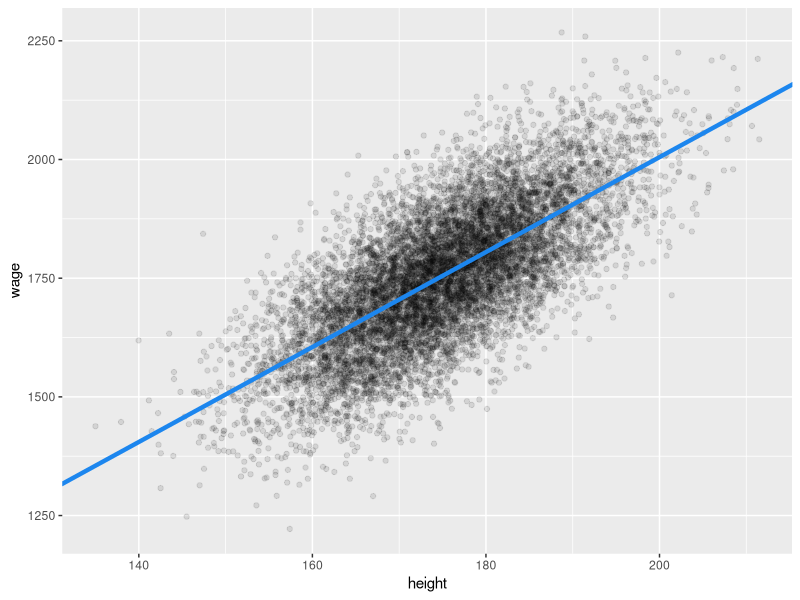
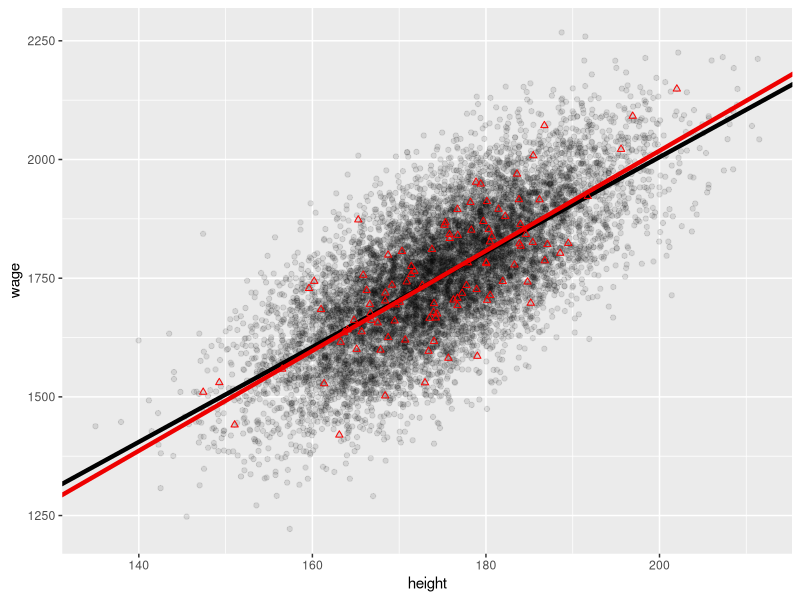
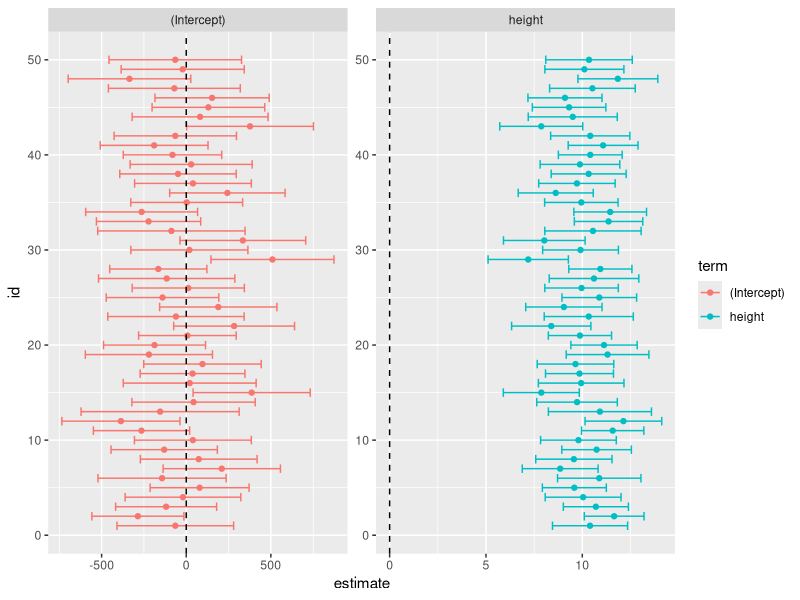
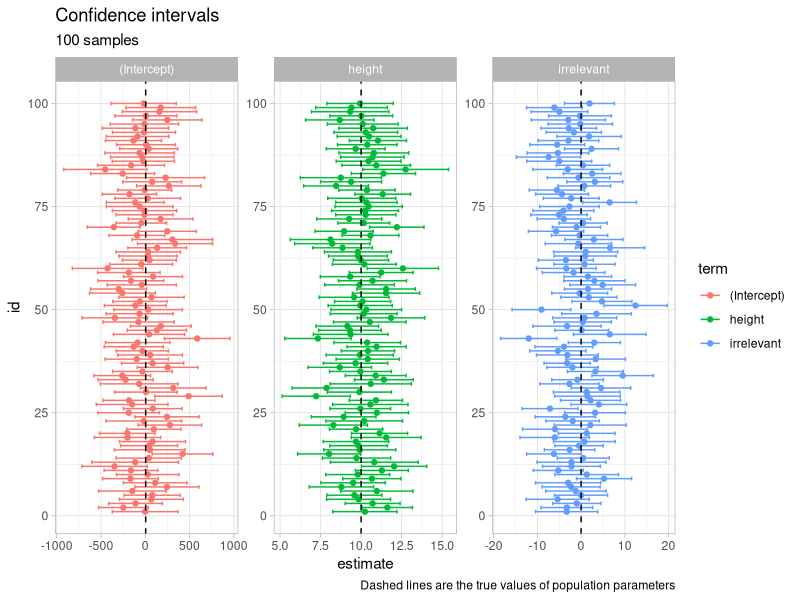
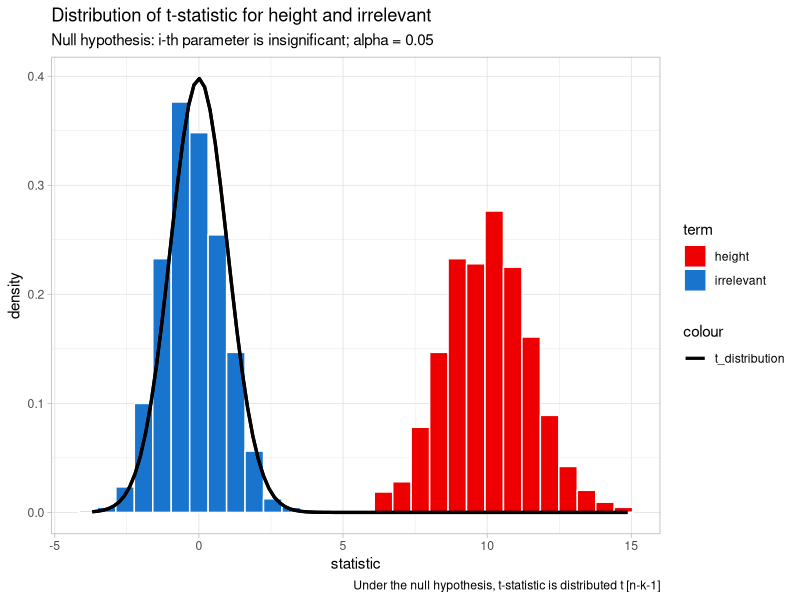

Source code (R) for these figures, in order: (Note: this script raises an error after producing the figures.)
library(dplyr)
library(ggplot2)
library(purrr)
library(tidyr)
library(gganimate)

# Create the population data ----------------------------------------------
N <- 10^4 # N = population size.
pop <- data.frame(
  height = rnorm(N, 175, 10),
  u = rnorm(N, 0, 100)
) %>%
  mutate(wage = 5 + 10 * height + u) %>%
  mutate(irrelevant = rnorm(N, 10, 3))

ggplot(aes(y = wage, x = height), data = pop) +
  geom_point(alpha = 0.1) +
  geom_abline(intercept = 5, slope = 10, colour = "dodgerblue2", lwd = 1.5)

# Initialize
n <- 1e2 # n = sample size.
R <- 1e3 # R = number of replications.
beta.0 <- rep(NA, R) # Vector of beta 0 estimates.
beta.1 <- rep(NA, R) # Vector of beta 1 estimates.
results <- data.frame(beta.0, beta.1)

# one sample
sample1 <-
  pop %>%
  slice_sample(n = 100, replace = TRUE) # Choose 100 observations at random
model1 <- lm(wage ~ height, data = sample1)
summary(model1)

ggplot(aes(y = wage, x = height), data = pop) +
  geom_point(lwd = 0.5, alpha = 0.1) +
  geom_abline(intercept = 5, slope = 10, lwd = 1.5) +
  geom_point(aes(y = wage, x = height), data = sample1, colour = "red", shape = 2, lwd = 2) +
  geom_abline(intercept = coef(model1)[1], slope = coef(model1)[2], colour = "red2", lwd = 1.5)

# confidence intervals
confint(model1) # 95% CI
confint(model1, level = 0.99) # 99% CI

# manually
data.frame(
  LB = summary(model1)$coefficients[, 1] - qt(0.975, summary(model1)$df[2]) * summary(model1)$coefficients[, 2],
  UB = summary(model1)$coefficients[, 1] + qt(0.975, summary(model1)$df[2]) * summary(model1)$coefficients[, 2]
)

# approx.
qt(0.975, summary(model1)$df[2])
data.frame(
  LB = summary(model1)$coefficients[, 1] - 2 * summary(model1)$coefficients[, 2],
  UB = summary(model1)$coefficients[, 1] + 2 * summary(model1)$coefficients[, 2]
)

for (r in 1:R) { # For each replication in i = 1 to R:
  OLS <- lm(
    wage ~ height,
    data = pop,
    subset = sample(N, n, replace = TRUE)
  )
  results$beta.0[r] <- OLS$coef[1] # Save the estimated parameters.
  results$beta.1[r] <- OLS$coef[2]
  results$LB[r] <- results$beta.1[r] - qt(0.975, n - 2) * summary(OLS)$coefficients[2, 2]
  results$UB[r] <- results$beta.1[r] + qt(0.975, n - 2) * summary(OLS)$coefficients[2, 2]
}

# for 95% samples, the true parameter beta1 = 10 lies within the 95% confidence interval
sum((results$LB < 10) & (results$UB > 10)) / R * 100

# Resampling for vizualization --------------------------------------------
# using purrr package...

num_samples <- R


# Create nested tibble with R samples -------------------------------------

samples <- tibble(
  id = 1:num_samples,
  data = map(
    1:num_samples,
    ~ pop %>% sample_n(n, replace = TRUE)
  )
)
samples # now we have 1000 different samples saved in one tibble

# Save data and coefficients for wage ~ height ----------------------------
coef_data_1 <- samples %>%
  mutate(
    models = map(data, ~ lm(wage ~ height, data = .)),
    coefficients = map(models, broom::tidy)
  ) %>%
  select(id, data, coefficients) %>%
  unnest(coefficients)

# to see the result of a single regression just `filter()` by id

coef_data_1 %>%
  filter(id == 10)


# add 95% confidence interval:

coef_data_1 %>%
  head(100) %>%
  mutate(lower = estimate - qt(0.975, n - 2) * std.error) %>%
  mutate(upper = estimate + qt(0.975, n - 2) * std.error) %>%
  ggplot(aes(x = estimate, y = id, color = term)) +
  geom_point(aes(x = estimate, color = term)) +
  geom_errorbar(aes(xmin = lower, xmax = upper)) +
  geom_vline(xintercept = 0, linetype = "dashed") +
  facet_wrap(~term, scales = "free")

# %>%
#   mutate(coefficients = map(coefficients, ~ .x %>%
#                               select(term, estimate) %>%
#                               pivot_wider(names_from = "term", values_from = "estimate")))


# Save data with coefficients with irrelevant regressor -------------------
#
# create new object from a new model with irrelevant regressor
#
coef_data_model2 <- samples %>%
  mutate(
    models = map(data, ~ lm(wage ~ height + irrelevant, data = .)),
    coefficients = map(models, broom::tidy)
  ) %>%
  select(id, data, coefficients) %>%
  unnest(coefficients)

coef_data_model2

n_viz <- 300
k <- 3 # number of terms including constant term

gg_ci <- coef_data_model2 %>%
  head(n_viz) %>%
  mutate(lower = estimate - qt(0.975, n - 2) * std.error) %>%
  mutate(upper = estimate + qt(0.975, n - 2) * std.error) %>%
  mutate(true_value = case_when(
    term == "(Intercept)" ~ 5,
    term == "height" ~ 10,
    term == "irrelevant" ~ 0
  )) %>%
  ggplot(aes(x = estimate, y = id, color = term)) +
  geom_point(aes(x = estimate, color = term)) +
  geom_errorbar(aes(xmin = lower, xmax = upper)) +
  geom_vline(aes(xintercept = true_value), linetype = "dashed") +
  facet_wrap(~term, scales = "free") +
  labs(
    title = "Confidence intervals",
    subtitle = paste(n_viz/3, "samples"),
    caption = "Dashed lines are the true values of population parameters"
  ) +
  theme_light()

gg_ci
# Lets investigate the false positives when testing significance o --------

t_false_positives <- coef_data_model2 %>%
  mutate(lower = estimate - qt(0.975, n - 2) * std.error) %>%
  mutate(upper = estimate + qt(0.975, n - 2) * std.error) %>%
  mutate(incl_zero = ifelse(lower <= 0 & upper >= 0, "yes", "no")) %>%
  group_by(term, incl_zero) %>%
  summarise(n = n()) %>%
  group_by(term) %>% # now group by only by term so the frequency is correct...
  mutate(freq = n / sum(n)) # ...see the sum(n) in denominator that§s why...

t_false_positives
# try increasing the number in head()

# ggplots of t-distributions ----------------------------------------------
t_dist <- coef_data_model2 %>%
  select(-data) %>%
  filter(!term == "(Intercept)") %>%
  select(id, term, statistic) %>%
  ggplot(aes(statistic, fill = term)) +
  geom_histogram(aes(y = ..density..), color = "white") +
  stat_function(
    fun = dt, args = list(df = 98),
    aes(color = "t_distribution"),
    size = 1.1
  ) +
  scale_color_manual(values = c("black", "black", "black")) +
  scale_fill_manual(values = c("red2", "dodgerblue3")) +
  theme_light() +
  labs(
    title = "Distribution of t-statistic for height and irrelevant",
    subtitle = "Null hypothesis: i-th parameter is insignificant; alpha = 0.05",
    caption = paste("Under the null hypothesis, t-statistic is distributed t [n-k-1]")
  )

t_dist

# Resampling animation ----------------------------------------------------

require(gganimate)
resamples_df <- coef_data_1 %>%
  select(-c(p.value, statistic, std.error)) %>%
  pivot_wider(names_from = term, values_from = estimate) %>%
  head(10) %>% # take just first 10 samples
  rename(
    Intercept = `(Intercept)`, # now we need to remove "()" from "(Intercept)"
    Height = height
  ) %>% # height is already in data, rename to capital H
  unnest(data) %>% # unncest the data column so we can show the scatterplots
  group_by(id)

resamples_df


# Animation rendering - RUNS LONG -----------------------------------------
# Animation is already saved in assets folder.

# Runs long

#
# resamples <- resamples_df %>%
#   ggplot(aes(height, wage)) +
#   geom_point(data = pop, aes(height, wage), alpha = 0.1, shape = "o") +
#   geom_point(color = "orange", size = 3) +
#   geom_abline(intercept = 5, slope = 10, colour = "black", linetype = "dashed", lwd = 0.5) +
#   geom_abline(aes(intercept = Intercept, slope = Height), color = "dodgerblue3", lwd = 2) +
#   theme_light() +
#   coord_cartesian(xlim = c(150, 200), ylim = c(1300, 2100)) +
#   transition_time(id) +
#   ease_aes("exponential-in") +
#   labs(title = "Sampling trial: {frame_time}")
#
# resamples


# Dashboard rendering) ----------------------------------------------------

# This is a better way of rendering any rmd file because the object are stored
# in the environment and do not need to be created again when knitting.
# This is useful because you don't need to recreate  all object just to fix
# a typo in your report.

rmarkdown::render(
  input = "week_5/dashboard.Rmd",
  output_dir = "week_5/outputs",
  output_file = "dashboard.html"
)
